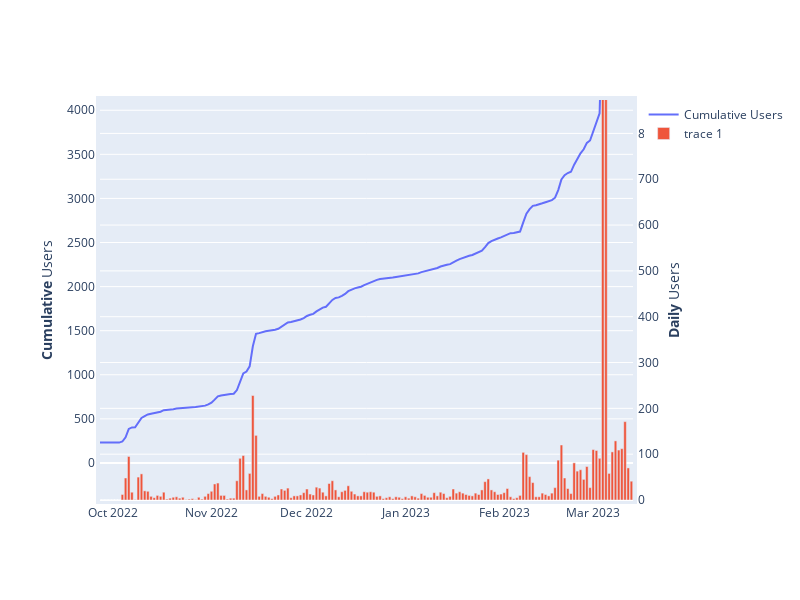

The code cell stored with this chart in its notebook:
### Code cell
#fig = make_subplots(specs=[[{'secondary_y': True}]])
fig=go.Figure()

fig.add_trace(
    go.Scatter(x=df2['Date'], y=df2['Cumulative Users'], name='Cumulative Users')
    )

fig.add_trace(
    go.Bar(x=df2['Date'], y=df2['Daily Users'], yaxis='y2')
    )

fig.update_layout(autosize=False,
                  width=800,
                  height=600,
                  margin=dict(l=100,
                              r=100,
                              b=100,
                              t=100,
                              pad=4
                             ),
                  paper_bgcolor='white',
                  #xaxis=dict(text='Date'),
                  yaxis=dict(title='<b>Cumulative</b> Users',
                             side='left'
                            ),
                  yaxis2=dict(title='<b>Daily</b> Users',
                              side='right',
                              overlaying='y',
                              tickmode='auto'
                             )
                 )

fig.show()

### Figure 1 — Plotly figure (JSON) as saved in the notebook; plotly's stock layout.template omitted (floating-point values rounded to 4 significant figures; data arrays with more than 128 entries replaced by an {"elided": "..."} marker saying what was removed)
{"data": [{"name": "Cumulative Users", "type": "scatter", "x": {"elided": "391 str values"}, "y": {"elided": "391 int values"}}, {"type": "bar", "x": {"elided": "391 str values"}, "y": {"elided": "391 int values"}, "yaxis": "y2"}], "layout": {"autosize": false, "height": 600, "margin": {"b": 100, "l": 100, "pad": 4, "r": 100, "t": 100}, "paper_bgcolor": "white", "width": 800, "xaxis": {"autorange": false, "range": ["2022-09-26 22:59:01.9233", "2023-03-13 12:00"], "type": "date"}, "yaxis": {"autorange": false, "range": [-420.2, 4116.0], "side": "left", "title": {"text": "<b>Cumulative</b> Users"}, "type": "linear"}, "yaxis2": {"autorange": false, "overlaying": "y", "range": [0, 872.9], "side": "right", "tickmode": "auto", "title": {"text": "<b>Daily</b> Users"}, "type": "linear"}}}
